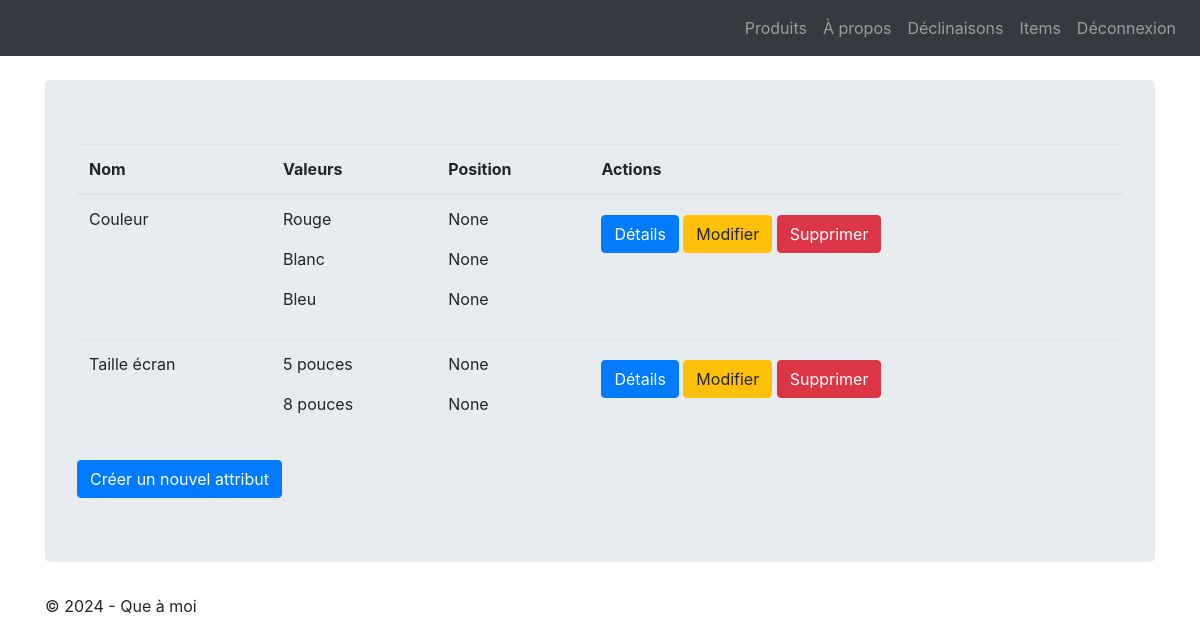
/lesProduits/product_attribute/list (signed in), run on the app's committed database.
### firsttuto/LesProduits/models.py (models this page shows, shortened)
class ProductAttribute(models.Model):
    class Meta:
        verbose_name = "Attribut"
    name = models.CharField(max_length=100)

class ProductAttributeValue(models.Model):
    class Meta:
        verbose_name = "Valeur attribut"
        ordering = ['position']
    value = models.CharField(max_length=100)
    product_attribute = models.ForeignKey('ProductAttribute', verbose_name="Unité", on_delete=models.CASCADE)
    position = models.PositiveSmallIntegerField("Position", null=True, blank=True)

### firsttuto/LesProduits/views.py (the view)
# urls.py: path('product_attribute/list', views.ProductAttributeListView.as_view(), name='attribute-list'),
@method_decorator(login_required, name='dispatch')
class ProductAttributeListView(ListView):
    model = ProductAttribute
    template_name = "product_attribute.html"
    context_object_name = "productattributes"
    def get_queryset(self ):
        return ProductAttribute.objects.all().prefetch_related('productattributevalue_set')
    def get_context_data(self, **kwargs):
        context = super(ProductAttributeListView, self).get_context_data(**kwargs)
        context['titremenu'] = "Liste des attributs"
        return context

### templates/product_attribute.html (shortened to what this page needs)
{% extends 'base.html' %}
{% block content %}
<table class="table">
    <thead>
        <th>Nom</th>
        <th>Valeurs</th>
        <th>Position</th>
        <th>Actions</th>
    </thead>
    <tbody>
        <tr>
            {% for attribute in productattributes %}
            <td>{{ attribute.name}}</td>
            <td>
            {% for value in attribute.productattributevalue_set.all %}
            <p>{{ value.value }}</p>
            {% empty %}
                <p>Aucune valeur</p>
            {% endfor %}
        </td>
        <td>
            {% for value in attribute.productattributevalue_set.all %}
                <p>{{ value.position }}</p>
            {% empty %}
                <p>Aucune valeur</p>
            {% endfor %}
        </td>
        <td>
            <a href="{% url 'attribute-detail' attribute.id %}" class="btn btn-primary mt-2">Détails</a>
            <a href="{% url 'attribute-update' attribute.id %}" class="btn btn-warning mt-2">Modifier</a>
            <a href="{% url 'attribute-delete' attribute.id %}" class="btn btn-danger mt-2">Supprimer</a>
        </td>
    </tr>
    {% endfor %}
    </tbody>
</table>
    <button type="button" class="btn btn-primary" onclick="window.location.href='{% url 'attribute-create' %}'">Créer un nouvel attribut</button>
{% endblock %}

### data on the page
ProductAttribute: name "Couleur"
ProductAttributeValue: value "Rouge", position "None"
ProductAttributeValue: value "Blanc", position "None"
ProductAttributeValue: value "Bleu", position "None"
ProductAttribute: name "Taille écran"
ProductAttributeValue: value "5 pouces", position "None"
ProductAttributeValue: value "8 pouces", position "None"
